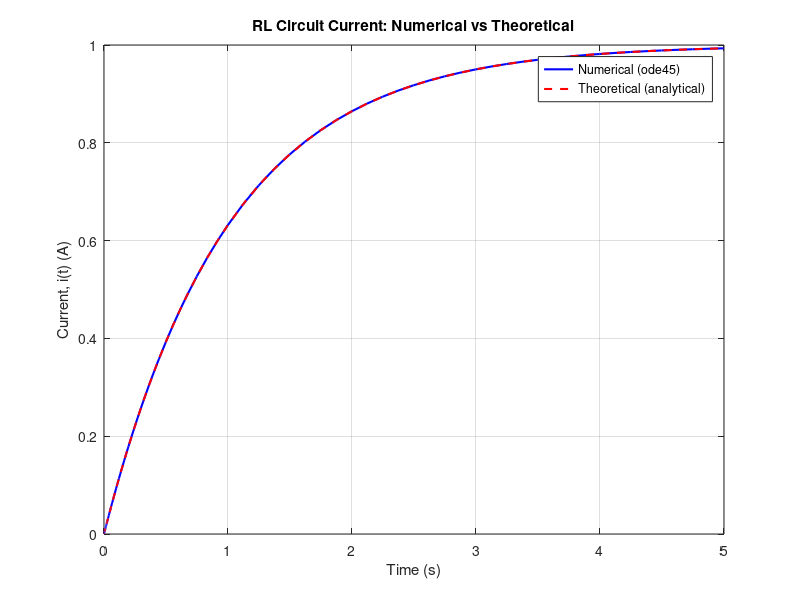

Source code (MATLAB):
%% Task 2 & 3: Solve and Plot RL Circuit Current
fprintf('--- RL Circuit Response ---\n');
resistance = input('Enter resistance R (ohms, e.g. 1 to 100): ');
inductance = input('Enter inductance L (henries, e.g. 0.01 to 10): ');
sourceVoltage = input('Enter voltage source V (volts, e.g. 5 to 240): ');

timeConstant = inductance / resistance;   % time constant
endTime = 5 * timeConstant;               % simulate 5 time constants (current essentially settled)
timeSpan = [0 endTime];
initialCurrent = 0;                        % initial current (circuit starts at rest)

% Numerical solution using ode45
circuitOde = @(t, current) (sourceVoltage - resistance*current) / inductance;   % rearranged from di/dt + (R/L)i = V/L
[timePoints, numericCurrent] = ode45(circuitOde, timeSpan, initialCurrent);

% Theoretical (analytical) solution
theoryCurrent = (sourceVoltage/resistance) * (1 - exp(-resistance/inductance * timePoints));

%% Task 4 & 5: Plot and Compare Numerical vs Theoretical
figure;
plot(timePoints, numericCurrent, 'b-', 'LineWidth', 1.5); hold on;
plot(timePoints, theoryCurrent, 'r--', 'LineWidth', 1.5);
xlabel('Time (s)');
ylabel('Current, i(t) (A)');
title('RL Circuit Current: Numerical vs Theoretical');
legend('Numerical (ode45)', 'Theoretical (analytical)', 'Location', 'best');
grid on;
hold off;

maxError = max(abs(numericCurrent - theoryCurrent));
fprintf('Time constant tau = L/R = %.4f s\n', timeConstant);
fprintf('Steady-state current V/R = %.4f A\n', sourceVoltage/resistance);
fprintf('Max difference between numerical and theoretical: %.6f A\n', maxError);
